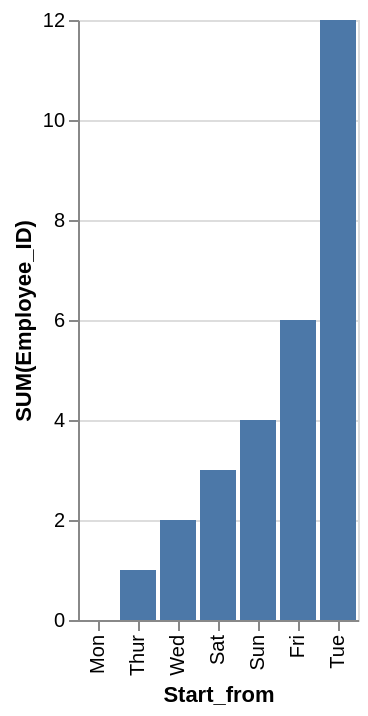

This figure's Vega-Lite source:
### Vega-Lite specification from a JSON file in a GitHub repository (floating-point values rounded to 4 significant figures)
{"data": {"values": [{"x_data": "Mon", "y_data": 0}, {"x_data": "Thur", "y_data": 1}, {"x_data": "Wed", "y_data": 2}, {"x_data": "Sat", "y_data": 3}, {"x_data": "Sun", "y_data": 4}, {"x_data": "Fri", "y_data": 6}, {"x_data": "Tue", "y_data": 12}]}, "mark": "bar", "encoding": {"x": {"field": "x_data", "type": "nominal", "title": "Start_from", "sort": {"op": "sum", "field": "y_data", "order": "ascending"}}, "y": {"field": "y_data", "type": "quantitative", "title": "SUM(Employee_ID)"}}}
